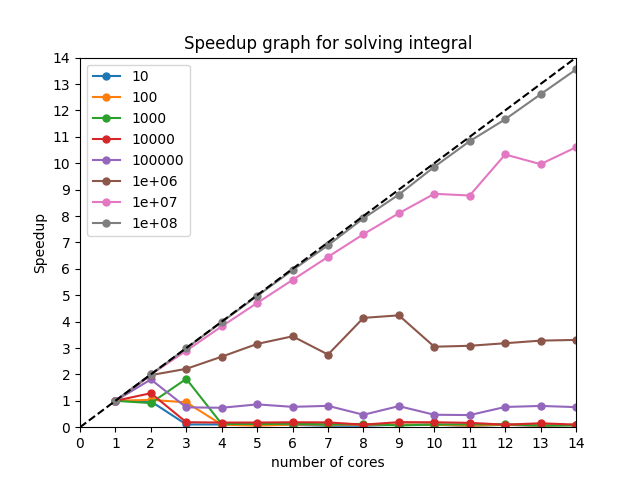

Generate this figure with Python:
# importing the required module
from cProfile import label
from ctypes import sizeof
from tabnanny import filename_only
import matplotlib.pyplot as plt
import os

paralle = []
linear = []

for filename in os.listdir('Inputs/'):
    with open(os.path.join('Inputs/', filename), 'r') as f:
        res = f.read()
        if res.splitlines()[0] == "1":
            linear.append([res.splitlines()[0], res.splitlines()[1], res.splitlines()[2]])
        else:
            paralle.append([res.splitlines()[0], res.splitlines()[1], res.splitlines()[2]])

paralle.sort(key=lambda x: float(x[0]))

speedup = []
core = []

for i in linear:
    speedup.append(float(i[2]) / float(i[2]))
    core.append(float(i[0]))
    for j in paralle:
        if i[1] == j[1]:
            print(i, j, float(i[2]) / float(j[2]))
            speedup.append(float(i[2]) / float(j[2]))
            core.append(float(j[0]))

    # x axis values
    x = core
    # corresponding y axis values
    y = speedup
    # plotting the points
    plt.plot(x, y, label=i[1], marker='o', markersize=5)
    plt.legend()
    speedup = []
    core = []

plt.xlim(0, 14)
plt.locator_params(axis='x', nbins=14)
plt.ylim(0, 14)
plt.locator_params(axis='y', nbins=14)
plt.axline((1, 1), (2, 2), linestyle='dashed', color="0")

# naming the x axis
plt.xlabel('number of cores')
# naming the y axis
plt.ylabel('Speedup')

# giving a title to my graph
plt.title('Speedup graph for solving integral')

# function to show the plot
plt.show()
